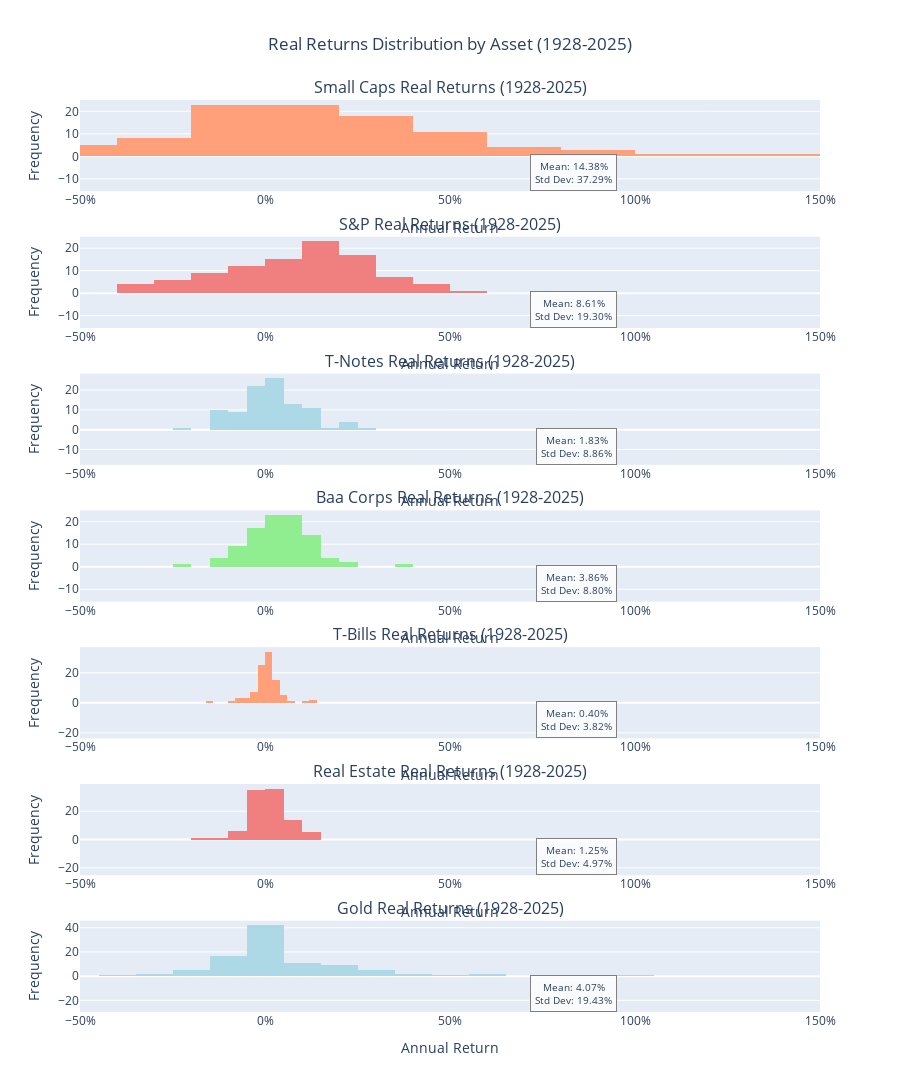

Notebook cell for this chart:
### Code cell
# Asset Real Returns Distribution (1928-2025)
# Create 7-subplot histogram showing distribution of real returns for each asset

from plotly.subplots import make_subplots
import plotly.graph_objects as go

# Define assets and colors
assets = ['Small Caps', 'S&P', 'T-Notes', 'Baa Corps', 'T-Bills', 'Real Estate', 'Gold']
colors = ['lightsalmon', 'lightcoral', 'lightblue', 'lightgreen', 'lightsalmon', 'lightcoral', 'lightblue']

# Create subplots (7 rows, 1 column)
fig = make_subplots(
    rows=7, cols=1,
    subplot_titles=[f'{asset} Real Returns (1928-2025)' for asset in assets],
    vertical_spacing=0.05
)

# Add histogram for each asset
for i, (asset, color) in enumerate(zip(assets, colors), start=1):
    returns = plot_returns_df[asset]
    mean_ret = returns.mean()
    std_ret = returns.std()

    # Add histogram
    fig.add_trace(
        go.Histogram(
            x=returns,
            nbinsx=15,
            name=asset,
            marker_color=color,
            showlegend=False
        ),
        row=i, col=1
    )

    # Add annotation with statistics
    fig.add_annotation(
        text=f'Mean: {mean_ret:.2%}<br>Std Dev: {std_ret:.2%}',
        xref=f'x{i}', yref=f'y{i}',
        x=0.95, y=0.95,
        xanchor='right', yanchor='top',
        showarrow=False,
        bgcolor='rgba(255, 255, 255, 0.8)',
        bordercolor='gray',
        borderwidth=1,
        borderpad=4,
        font=dict(size=10)
    )

    # Update axes with unified x-axis range
    fig.update_xaxes(title_text='Annual Return', row=i, col=1, tickformat='.0%', range=[-0.5, 1.5])
    fig.update_yaxes(title_text='Frequency', row=i, col=1)

# Update layout
fig.update_layout(
    height=2100,  # 300px per subplot
    title_text='Real Returns Distribution by Asset (1928-2025)',
    title_x=0.5,
    showlegend=False
)

fig.show()

html_str = pyo.plot(fig, include_plotlyjs='cdn', output_type='div')
pyperclip.copy( html_str)

### Figure 1 — Plotly figure (JSON) as saved in the notebook; plotly's stock layout.template omitted (floating-point values rounded to 4 significant figures)
{"data": [{"marker": {"color": "lightsalmon"}, "name": "Small Caps", "nbinsx": 15, "showlegend": false, "type": "histogram", "x": [0.6405, -0.4639, -0.4482, -0.3783, 0.4338, 1.447, 0.2123, 0.5041, 0.936, -0.5522, 0.08165, -0.0486, -0.3336, -0.1517, 0.4951, 1.36, 0.673, 0.9014, -0.2697, -0.09718, -0.02914, 0.303, 0.4425, -0.02009, 0.002633, -0.06669, 0.6621, 0.2625, -0.03763, -0.1758, 0.6588, 0.1078, -0.04864, 0.2859, -0.1097, 0.1771, 0.2206, 0.425, -0.125, 1.095, 0.5345, -0.3686, -0.2307, 0.1229, -0.03139, -0.437, -0.3493, 0.4932, 0.4173, 0.2211, 0.1823, 0.2506, 0.2613, -0.1213, 0.2217, 0.2993, -0.1775, 0.1995, 0.009813, -0.1765, 0.1219, 0.0221, -0.3193, 0.4173, 0.2181, 0.222, -0.07241, 0.2885, 0.111, 0.2002, -0.1484, 0.3411, -0.1211, 0.3012, -0.05848, 0.877, 0.136, 0.003523, 0.1547, -0.1267, -0.4473, 0.4305, 0.2585, -0.1651, 0.1692, 0.4808, 0.007677, -0.09778, 0.1464, 0.1275, -0.1778, 0.0942, 0.3236, 0.1436, -0.2757, 0.01778, 0.05649, 0.1343], "xaxis": "x", "yaxis": "y"}, {"marker": {"color": "lightcoral"}, "name": "S&P", "nbinsx": 15, "showlegend": false, "type": "histogram", "x": [0.4549, -0.08831, -0.2001, -0.3807, 0.01818, 0.4885, -0.02663, 0.4249, 0.3006, -0.3713, 0.3298, -0.01098, -0.1131, -0.2065, 0.09301, 0.2147, 0.1636, 0.3284, -0.2248, -0.03342, 0.02634, 0.2081, 0.2348, 0.1668, 0.1727, -0.01943, 0.5371, 0.321, 0.04325, -0.1298, 0.4123, 0.1015, -0.0101, 0.2579, -0.1001, 0.2063, 0.153, 0.1028, -0.1298, 0.2015, 0.0582, -0.136, -0.01903, 0.1061, 0.1484, -0.2117, -0.3404, 0.2811, 0.1809, -0.1282, -0.02301, 0.04612, 0.1708, -0.1251, 0.1598, 0.1787, 0.02114, 0.2643, 0.1721, 0.0132, 0.116, 0.2564, -0.08643, 0.2636, 0.04464, 0.07026, -0.01314, 0.338, 0.1874, 0.3088, 0.263, 0.1772, -0.1201, -0.132, -0.2378, 0.2599, 0.07251, 0.01372, 0.1275, 0.01348, -0.3661, 0.226, 0.1313, -0.008392, 0.1391, 0.3019, 0.1267, 0.006447, 0.09501, 0.1909, -0.06022, 0.2828, 0.1644, 0.2002, -0.2301, 0.2197, 0.2137, 0.1459], "xaxis": "x2", "yaxis": "y2"}, {"marker": {"color": "lightblue"}, "name": "T-Notes", "nbinsx": 15, "showlegend": false, "type": "histogram", "x": [0.02015, 0.03598, 0.1168, 0.07452, 0.2125, 0.01084, 0.06352, 0.01444, 0.03518, -0.01437, 0.07191, 0.04412, 0.04655, -0.1087, -0.06179, -0.004551, 0.002725, 0.01523, -0.127, -0.07275, -0.0101, 0.06881, -0.05194, -0.05939, 0.01502, 0.0337, 0.04064, -0.01705, -0.05089, 0.03789, -0.03793, -0.04302, 0.1014, 0.01381, 0.04303, 0.0003878, 0.02731, -0.01182, -0.005328, -0.04484, -0.0138, -0.1056, 0.1059, 0.06314, -0.005685, -0.04643, -0.09212, -0.03115, 0.106, -0.05071, -0.08985, -0.1114, -0.1378, -0.006639, 0.2792, -0.005692, 0.09413, 0.2111, 0.2293, -0.08996, 0.03643, 0.1247, 0.001217, 0.1159, 0.06279, 0.1116, -0.1043, 0.2042, -0.01833, 0.08099, 0.131, -0.1065, 0.1283, 0.03959, 0.1244, -0.01476, 0.01196, -0.0053, -0.005653, 0.05888, 0.1999, -0.1347, 0.06865, 0.127, 0.01209, -0.1045, 0.09915, 0.005508, -0.01356, 0.006783, -0.01891, 0.07186, 0.09836, -0.107, -0.2281, 0.005108, -0.04398, 0.04926], "xaxis": "x3", "yaxis": "y3"}, {"marker": {"color": "lightgreen"}, "name": "Baa Corps", "nbinsx": 15, "showlegend": false, "type": "histogram", "x": [0.04427, 0.02419, 0.07409, -0.07018, 0.3774, 0.1211, 0.1704, 0.1002, 0.09793, -0.07071, 0.1236, 0.07983, 0.07878, -0.04477, -0.03533, 0.0494, 0.04171, 0.04453, -0.1323, -0.07879, 0.004326, 0.0761, -0.01599, -0.05841, 0.03659, 0.008646, 0.06953, 0.01664, -0.05183, -0.03516, 0.04589, -0.001531, 0.05231, 0.04399, 0.05094, 0.03758, 0.04151, 0.01243, -0.06674, -0.02081, 0.001197, -0.07743, 0.0007509, 0.104, 0.07739, -0.04036, -0.1488, 0.03847, 0.142, 0.03049, -0.05394, -0.1351, -0.1407, -0.004223, 0.2429, 0.1195, 0.1123, 0.1933, 0.2082, -0.03176, 0.1079, 0.1115, -0.004321, 0.1294, 0.1048, 0.1333, -0.03805, 0.1711, 0.01894, 0.09434, 0.0639, -0.01669, 0.05795, 0.06937, 0.09455, 0.1031, 0.06851, 0.0166, 0.0266, 0.007914, -0.03533, 0.1678, 0.0779, 0.09026, 0.07528, -0.02588, 0.09915, -0.02214, 0.09258, 0.06897, -0.04997, 0.1267, 0.09115, -0.05625, -0.2037, 0.05209, -0.01119, 0.04115], "xaxis": "x4", "yaxis": "y4"}, {"marker": {"color": "lightsalmon"}, "name": "T-Bills", "nbinsx": 15, "showlegend": false, "type": "histogram", "x": [0.04286, 0.0256, 0.1169, 0.1282, 0.1264, 0.001952, -0.01218, -0.02736, -0.01259, -0.0251, 0.02924, 0.0004583, -0.006736, -0.08915, -0.0797, -0.02504, -0.01876, -0.01826, -0.1503, -0.07568, -0.0189, 0.03257, -0.04464, -0.04229, 0.009605, 0.01133, 0.01694, 0.01345, -0.003531, 0.003168, 5.883e-05, 0.01628, 0.01492, 0.0167, 0.0142, 0.01487, 0.0255, 0.01988, 0.0135, 0.01217, 0.0059, 0.004438, 0.007774, 0.01034, 0.006339, -0.01537, -0.03999, -0.01075, 0.001066, -0.0135, -0.01687, -0.0286, -0.009993, 0.04695, 0.06992, 0.04971, 0.05744, 0.03778, 0.04997, 0.01461, 0.02366, 0.03576, 0.01549, 0.02402, 0.005922, 0.00313, 0.01651, 0.03044, 0.01769, 0.03439, 0.03246, 0.02041, 0.02528, 0.01899, -0.007198, -0.008338, -0.01797, -0.001892, 0.02252, 0.003831, 0.01307, -0.02503, -0.01336, -0.02829, -0.01623, -0.0142, -0.00721, -0.006746, -0.01719, -0.01135, 0.0005872, -0.001712, -0.009885, -0.06536, -0.041, 0.01865, 0.02228, 0.01436], "xaxis": "x5", "yaxis": "y5"}, {"marker": {"color": "lightcoral"}, "name": "Real Estate", "nbinsx": 15, "showlegend": false, "type": "histogram", "x": [0.02678, -0.02626, 0.02239, 0.01286, -0.002145, -0.04541, 0.0137, 0.06584, 0.01744, -0.002856, 0.01959, -0.01302, 0.02574, -0.1666, -0.05227, 0.08244, 0.1396, 0.09321, 0.05054, 0.1142, -0.009058, 0.0221, -0.02163, 0.0004495, 0.03625, 0.1069, 0.01679, -0.003731, -0.02011, -0.001755, -0.0108, -0.01593, -0.005867, 0.00304, -0.009975, 0.004908, 0.002855, -0.0026, -0.02161, -0.00702, -0.005595, 0.007506, 0.02506, 0.009476, -0.004164, -0.04861, -0.02015, -0.001522, 0.03159, 0.07454, 0.06151, 0.003959, -0.0455, -0.03514, -0.03146, 0.009235, 0.007018, 0.03538, 0.08422, 0.0327, 0.02683, -0.002418, -0.06402, -0.03137, -0.02024, -0.00576, -0.001552, -0.007279, -0.008683, 0.02281, 0.04754, 0.04864, 0.05712, 0.05046, 0.07017, 0.07788, 0.1006, 0.09761, -0.007878, -0.09109, -0.1208, -0.06401, -0.05531, -0.06651, 0.04615, 0.09081, 0.03719, 0.04433, 0.03165, 0.04013, 0.02559, 0.01369, 0.08943, 0.1105, -0.007539, 0.02251, 0.01045, -0.01129], "xaxis": "x6", "yaxis": "y6"}, {"marker": {"color": "lightblue"}, "name": "Gold", "nbinsx": 15, "showlegend": false, "type": "histogram", "x": [0.01268, -0.007258, 0.06936, -0.08897, 0.3516, 0.263, 0.2978, -0.02479, -0.01344, -0.03001, 0.03035, -0.01234, -0.02353, -0.09032, -0.08284, -0.02874, -0.02247, 0.00287, -0.1535, -0.0812, -0.02905, -0.06766, 0.03426, -0.0566, -0.01092, -0.0005501, 0.01327, -0.004016, -0.03009, -0.02928, -0.01308, -0.01701, -0.008644, -0.00723, -0.01372, -0.02009, -0.009333, -0.01831, -0.03316, -0.03447, 0.07406, -0.01117, -0.1423, 0.13, 0.4388, 0.5911, 0.479, -0.2968, -0.08549, 0.1494, 0.2568, 0.9997, 0.02372, -0.3812, 0.1136, -0.1984, -0.2244, 0.02121, 0.1766, 0.1924, -0.1884, -0.07155, -0.08687, -0.1128, -0.08391, 0.1453, -0.04718, -0.01521, -0.07655, -0.2272, -0.024, -0.01785, -0.08541, -0.007925, 0.2265, 0.1768, 0.01349, 0.1388, 0.2014, 0.2675, 0.04223, 0.2172, 0.2734, 0.08801, 0.03876, -0.2869, -0.006272, -0.1274, 0.05907, 0.1034, -0.02786, 0.1642, 0.225, -0.1008, -0.05547, 0.09589, 0.2242, 0.6179], "xaxis": "x7", "yaxis": "y7"}], "layout": {"annotations": [{"font": {"size": 16}, "showarrow": false, "text": "Small Caps Real Returns (1928-2025)", "x": 0.5, "xanchor": "center", "xref": "paper", "y": 1, "yanchor": "bottom", "yref": "paper"}, {"font": {"size": 16}, "showarrow": false, "text": "S&P Real Returns (1928-2025)", "x": 0.5, "xanchor": "center", "xref": "paper", "y": 0.85, "yanchor": "bottom", "yref": "paper"}, {"font": {"size": 16}, "showarrow": false, "text": "T-Notes Real Returns (1928-2025)", "x": 0.5, "xanchor": "center", "xref": "paper", "y": 0.7, "yanchor": "bottom", "yref": "paper"}, {"font": {"size": 16}, "showarrow": false, "text": "Baa Corps Real Returns (1928-2025)", "x": 0.5, "xanchor": "center", "xref": "paper", "y": 0.55, "yanchor": "bottom", "yref": "paper"}, {"font": {"size": 16}, "showarrow": false, "text": "T-Bills Real Returns (1928-2025)", "x": 0.5, "xanchor": "center", "xref": "paper", "y": 0.4, "yanchor": "bottom", "yref": "paper"}, {"font": {"size": 16}, "showarrow": false, "text": "Real Estate Real Returns (1928-2025)", "x": 0.5, "xanchor": "center", "xref": "paper", "y": 0.25, "yanchor": "bottom", "yref": "paper"}, {"font": {"size": 16}, "showarrow": false, "text": "Gold Real Returns (1928-2025)", "x": 0.5, "xanchor": "center", "xref": "paper", "y": 0.1, "yanchor": "bottom", "yref": "paper"}, {"bgcolor": "rgba(255, 255, 255, 0.8)", "bordercolor": "gray", "borderpad": 4, "borderwidth": 1, "font": {"size": 10}, "showarrow": false, "text": "Mean: 14.38%<br>Std Dev: 37.29%", "x": 0.95, "xanchor": "right", "xref": "x", "y": 0.95, "yanchor": "top", "yref": "y"}, {"bgcolor": "rgba(255, 255, 255, 0.8)", "bordercolor": "gray", "borderpad": 4, "borderwidth": 1, "font": {"size": 10}, "showarrow": false, "text": "Mean: 8.61%<br>Std Dev: 19.30%", "x": 0.95, "xanchor": "right", "xref": "x2", "y": 0.95, "yanchor": "top", "yref": "y2"}, {"bgcolor": "rgba(255, 255, 255, 0.8)", "bordercolor": "gray", "borderpad": 4, "borderwidth": 1, "font": {"size": 10}, "showarrow": false, "text": "Mean: 1.83%<br>Std Dev: 8.86%", "x": 0.95, "xanchor": "right", "xref": "x3", "y": 0.95, "yanchor": "top", "yref": "y3"}, {"bgcolor": "rgba(255, 255, 255, 0.8)", "bordercolor": "gray", "borderpad": 4, "borderwidth": 1, "font": {"size": 10}, "showarrow": false, "text": "Mean: 3.86%<br>Std Dev: 8.80%", "x": 0.95, "xanchor": "right", "xref": "x4", "y": 0.95, "yanchor": "top", "yref": "y4"}, {"bgcolor": "rgba(255, 255, 255, 0.8)", "bordercolor": "gray", "borderpad": 4, "borderwidth": 1, "font": {"size": 10}, "showarrow": false, "text": "Mean: 0.40%<br>Std Dev: 3.82%", "x": 0.95, "xanchor": "right", "xref": "x5", "y": 0.95, "yanchor": "top", "yref": "y5"}, {"bgcolor": "rgba(255, 255, 255, 0.8)", "bordercolor": "gray", "borderpad": 4, "borderwidth": 1, "font": {"size": 10}, "showarrow": false, "text": "Mean: 1.25%<br>Std Dev: 4.97%", "x": 0.95, "xanchor": "right", "xref": "x6", "y": 0.95, "yanchor": "top", "yref": "y6"}, {"bgcolor": "rgba(255, 255, 255, 0.8)", "bordercolor": "gray", "borderpad": 4, "borderwidth": 1, "font": {"size": 10}, "showarrow": false, "text": "Mean: 4.07%<br>Std Dev: 19.43%", "x": 0.95, "xanchor": "right", "xref": "x7", "y": 0.95, "yanchor": "top", "yref": "y7"}], "height": 2100, "showlegend": false, "title": {"text": "Real Returns Distribution by Asset (1928-2025)", "x": 0.5}, "xaxis": {"anchor": "y", "domain": [0, 1], "range": [-0.5, 1.5], "tickformat": ".0%", "title": {"text": "Annual Return"}}, "xaxis2": {"anchor": "y2", "domain": [0, 1], "range": [-0.5, 1.5], "tickformat": ".0%", "title": {"text": "Annual Return"}}, "xaxis3": {"anchor": "y3", "domain": [0, 1], "range": [-0.5, 1.5], "tickformat": ".0%", "title": {"text": "Annual Return"}}, "xaxis4": {"anchor": "y4", "domain": [0, 1], "range": [-0.5, 1.5], "tickformat": ".0%", "title": {"text": "Annual Return"}}, "xaxis5": {"anchor": "y5", "domain": [0, 1], "range": [-0.5, 1.5], "tickformat": ".0%", "title": {"text": "Annual Return"}}, "xaxis6": {"anchor": "y6", "domain": [0, 1], "range": [-0.5, 1.5], "tickformat": ".0%", "title": {"text": "Annual Return"}}, "xaxis7": {"anchor": "y7", "domain": [0, 1], "range": [-0.5, 1.5], "tickformat": ".0%", "title": {"text": "Annual Return"}}, "yaxis": {"anchor": "x", "domain": [0.9, 1], "title": {"text": "Frequency"}}, "yaxis2": {"anchor": "x2", "domain": [0.75, 0.85], "title": {"text": "Frequency"}}, "yaxis3": {"anchor": "x3", "domain": [0.6, 0.7], "title": {"text": "Frequency"}}, "yaxis4": {"anchor": "x4", "domain": [0.45, 0.55], "title": {"text": "Frequency"}}, "yaxis5": {"anchor": "x5", "domain": [0.3, 0.4], "title": {"text": "Frequency"}}, "yaxis6": {"anchor": "x6", "domain": [0.15, 0.25], "title": {"text": "Frequency"}}, "yaxis7": {"anchor": "x7", "domain": [0, 0.1], "title": {"text": "Frequency"}}}}
